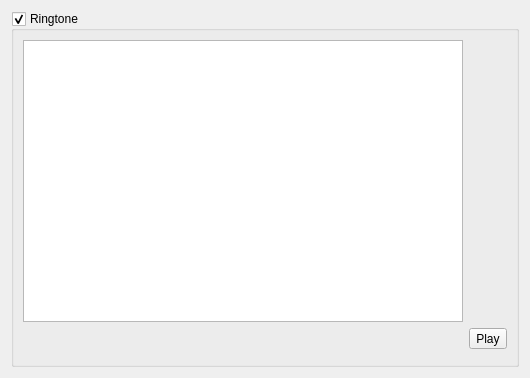
<?xml version="1.0" encoding="UTF-8"?>
<ui version="4.0">
 <class>RingtonePage</class>
 <widget class="QWidget" name="RingtonePage">
  <property name="geometry">
   <rect>
    <x>0</x>
    <y>0</y>
    <width>530</width>
    <height>378</height>
   </rect>
  </property>
  <layout class="QVBoxLayout" name="verticalLayout">
   <item>
    <widget class="QSplitter" name="splitter">
     <property name="orientation">
      <enum>Qt::Horizontal</enum>
     </property>
     <widget class="QGroupBox" name="lrcfg_ringtoneEnabled">
      <property name="sizePolicy">
       <sizepolicy hsizetype="Expanding" vsizetype="Preferred">
        <horstretch>0</horstretch>
        <verstretch>0</verstretch>
       </sizepolicy>
      </property>
      <property name="title">
       <string>Ringtone</string>
      </property>
      <property name="checkable">
       <bool>true</bool>
      </property>
      <layout class="QGridLayout" name="gridLayout">
       <item row="0" column="0">
        <widget class="QTableView" name="m_pRingtones">
         <property name="selectionMode">
          <enum>QAbstractItemView::SingleSelection</enum>
         </property>
         <property name="selectionBehavior">
          <enum>QAbstractItemView::SelectRows</enum>
         </property>
         <attribute name="horizontalHeaderVisible">
          <bool>false</bool>
         </attribute>
         <attribute name="verticalHeaderVisible">
          <bool>false</bool>
         </attribute>
        </widget>
       </item>
       <item row="1" column="0">
        <spacer name="horizontalSpacer">
         <property name="orientation">
          <enum>Qt::Horizontal</enum>
         </property>
         <property name="sizeHint" stdset="0">
          <size>
           <width>40</width>
           <height>20</height>
          </size>
         </property>
        </spacer>
       </item>
       <item row="1" column="1">
        <widget class="QToolButton" name="m_pPlay">
         <property name="text">
          <string>Play</string>
         </property>
         <property name="icon">
          <iconset theme="media-playback-start">
           <normaloff>.</normaloff>.</iconset>
         </property>
        </widget>
       </item>
       <item row="2" column="0" colspan="2">
        <widget class="FileSelector" name="m_pAddFile" native="true"/>
       </item>
      </layout>
     </widget>
    </widget>
   </item>
  </layout>
 </widget>
 <customwidgets>
  <customwidget>
   <class>FileSelector</class>
   <extends>QWidget</extends>
   <header>widgets/fileselector.h</header>
   <container>1</container>
  </customwidget>
 </customwidgets>
 <resources/>
 <connections>
  <connection>
   <sender>lrcfg_ringtoneEnabled</sender>
   <signal>toggled(bool)</signal>
   <receiver>RingtonePage</receiver>
   <slot>setChanged()</slot>
   <hints>
    <hint type="sourcelabel">
     <x>50</x>
     <y>15</y>
    </hint>
    <hint type="destinationlabel">
     <x>3</x>
     <y>26</y>
    </hint>
   </hints>
  </connection>
  <connection>
   <sender>m_pPlay</sender>
   <signal>clicked()</signal>
   <receiver>RingtonePage</receiver>
   <slot>play()</slot>
   <hints>
    <hint type="sourcelabel">
     <x>515</x>
     <y>325</y>
    </hint>
    <hint type="destinationlabel">
     <x>529</x>
     <y>318</y>
    </hint>
   </hints>
  </connection>
 </connections>
 <slots>
  <slot>setChanged()</slot>
  <slot>play()</slot>
 </slots>
</ui>
